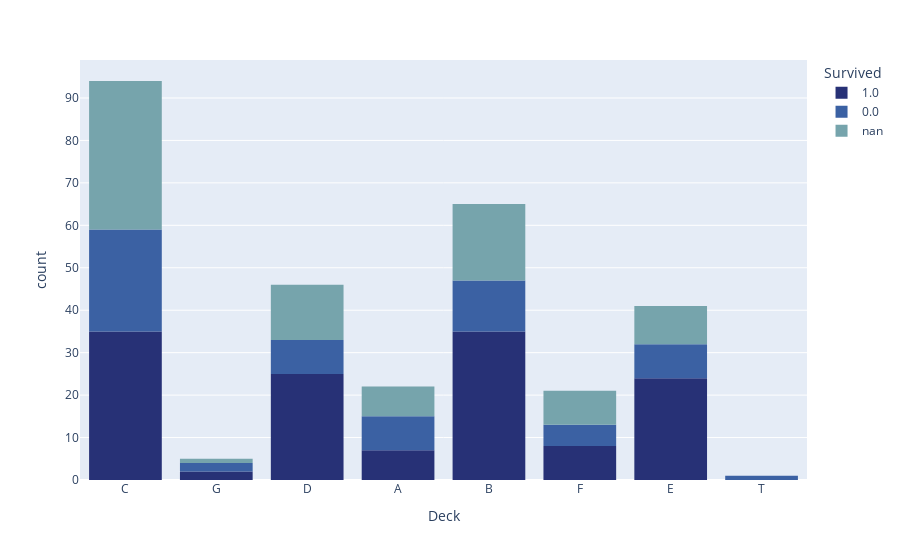

Notebook source saved alongside this figure:
### Code cell
dfplt = df.copy(deep=True)
dfplt["Survived"] = dfplt["Survived"].astype(str)
dfplt = dfplt[dfplt["Deck"]!="N/A"]
fig = px.histogram(dfplt, x="Deck",color="Survived",
                   color_discrete_sequence=cm)
fig.show()

### Figure 1 — Plotly figure (JSON) as saved in the notebook; plotly's stock layout.template omitted (floating-point values rounded to 4 significant figures; data arrays with more than 128 entries replaced by an {"elided": "..."} marker saying what was removed)
{"data": [{"bingroup": "x", "hovertemplate": "Survived=1.0<br>Deck=%{x}<br>count=%{y}<extra></extra>", "legendgroup": "1.0", "marker": {"color": "#273176", "pattern": {"shape": ""}}, "name": "1.0", "orientation": "v", "showlegend": true, "x": {"elided": "136 str values"}, "xaxis": "x", "yaxis": "y", "type": "histogram"}, {"bingroup": "x", "hovertemplate": "Survived=0.0<br>Deck=%{x}<br>count=%{y}<extra></extra>", "legendgroup": "0.0", "marker": {"color": "#3B61A3", "pattern": {"shape": ""}}, "name": "0.0", "orientation": "v", "showlegend": true, "x": ["E", "C", "B", "C", "F", "E", "A", "D", "C", "B", "D", "C", "B", "F", "B", "A", "C", "A", "G", "C", "G", "C", "E", "B", "C", "A", "D", "C", "C", "C", "C", "T", "C", "C", "E", "C", "C", "E", "E", "A", "B", "C", "C", "C", "D", "C", "B", "C", "A", "D", "D", "E", "B", "C", "F", "C", "F", "C", "B", "D", "E", "F", "D", "B", "A", "B", "A", "B"], "xaxis": "x", "yaxis": "y", "type": "histogram"}, {"bingroup": "x", "hovertemplate": "Survived=nan<br>Deck=%{x}<br>count=%{y}<extra></extra>", "legendgroup": "nan", "marker": {"color": "#76A4AC", "pattern": {"shape": ""}}, "name": "nan", "orientation": "v", "showlegend": true, "x": ["B", "E", "B", "B", "A", "C", "D", "D", "A", "D", "C", "C", "F", "B", "B", "C", "C", "D", "C", "C", "C", "C", "B", "C", "C", "F", "A", "C", "G", "C", "C", "C", "B", "E", "C", "C", "D", "B", "C", "F", "E", "E", "D", "B", "E", "C", "A", "B", "C", "F", "C", "D", "C", "E", "D", "C", "C", "C", "B", "F", "A", "D", "B", "C", "B", "C", "B", "F", "F", "F", "A", "C", "B", "D", "E", "C", "E", "E", "B", "A", "C", "B", "D", "C", "B", "C", "D", "D", "C", "C", "C"], "xaxis": "x", "yaxis": "y", "type": "histogram"}], "layout": {"xaxis": {"anchor": "y", "domain": [0.0, 1.0], "title": {"text": "Deck"}}, "yaxis": {"anchor": "x", "domain": [0.0, 1.0], "title": {"text": "count"}}, "legend": {"title": {"text": "Survived"}, "tracegroupgap": 0}, "margin": {"t": 60}, "barmode": "relative"}}
